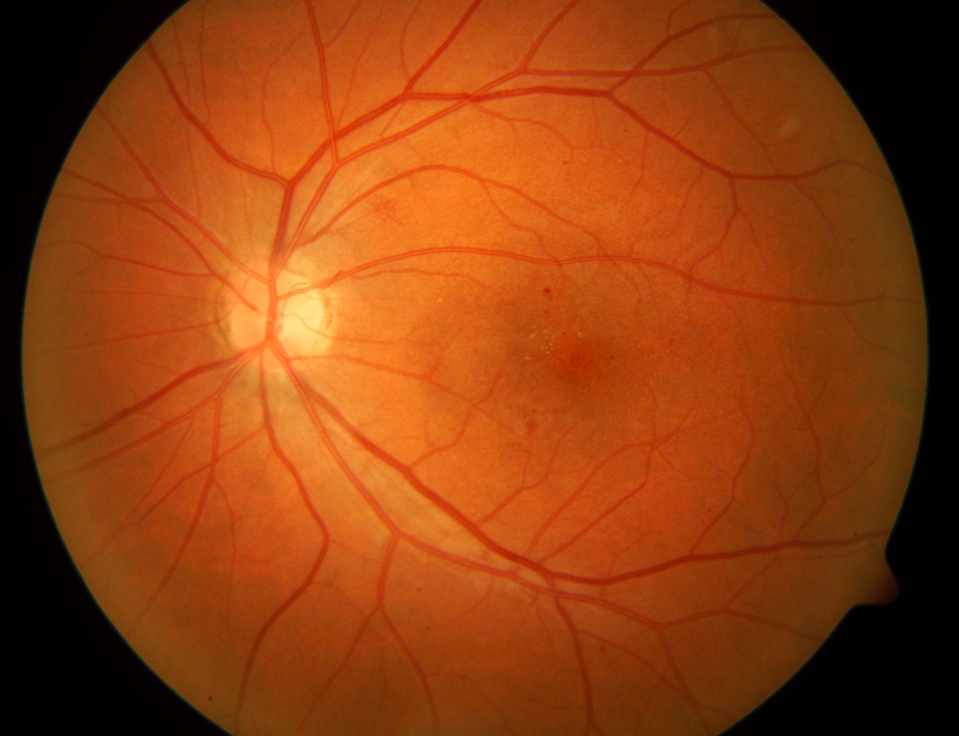
#> input picture MODEL_1_SVM/fundus.png, 959 x 736 px, shrunk from 1500 x 1152 before the run
$ python gabor.py   (older library calls are emulated)
#> lines starting #> are read from the running program, lines starting #| are printed output that depends on the picture
import numpy as np
import cv2

image = cv2.imread("fundus.png")
#> image is the input picture: shape (736, 959, 3); mean B, G, R 16, 63, 142.8
gray_fundus = cv2.cvtColor(image, cv2.COLOR_BGR2GRAY)
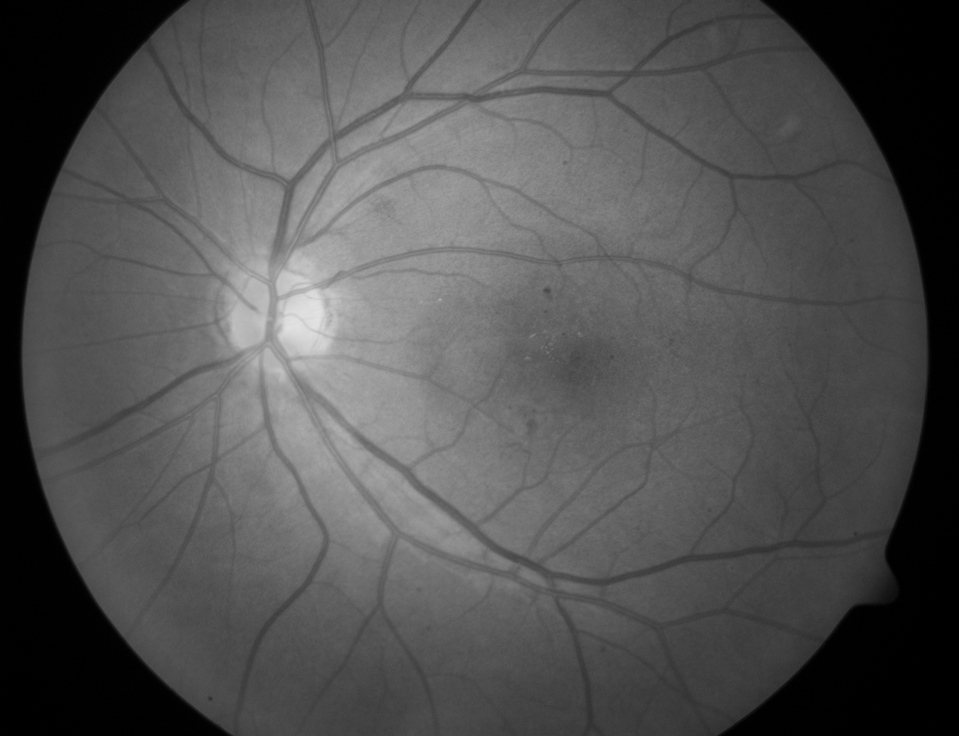
#> gray_fundus: shape (736, 959); min 0, max 227, mean 81.5
cv2.imshow("gray",gray_fundus)
g_kernel = cv2.getGaborKernel((51,51), 6.0, 150, 20.0, 0.5, 0, ktype=cv2.CV_32F)
filtered_img1 = cv2.filter2D(gray_fundus, cv2.CV_8UC3, g_kernel)
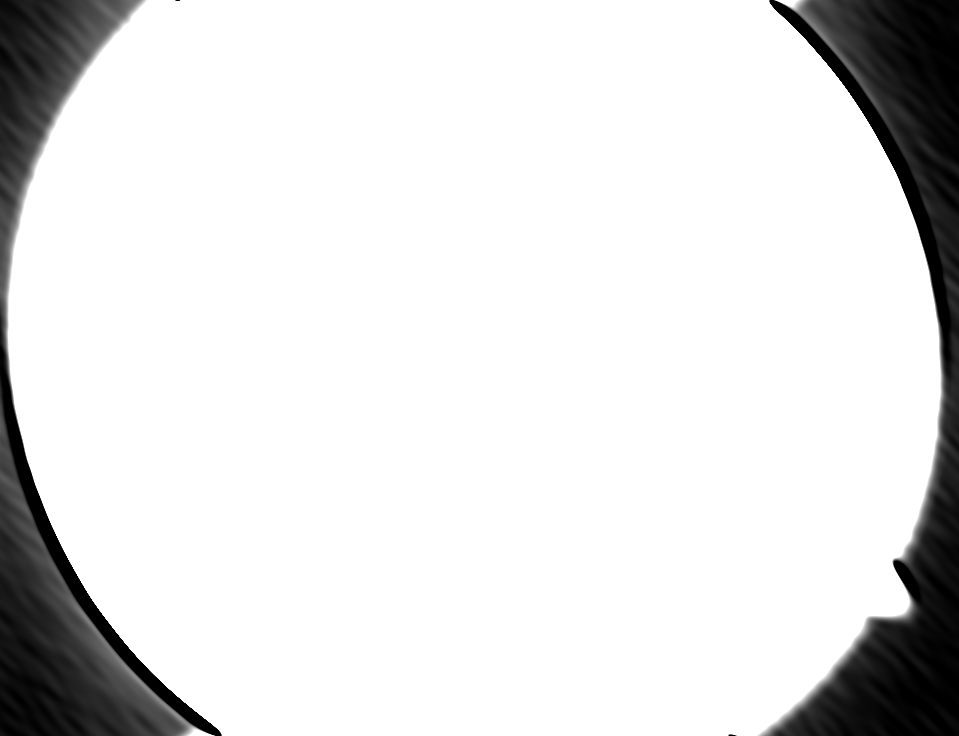
#> filtered_img1: shape (736, 959); min 0, max 255, mean 224.2
cv2.imshow("blood vessels", filtered_img1)
cv2.waitKey(0)

$ run again, with MODEL_1_SVM/1.jpeg saved as MODEL_1_SVM/fundus.png
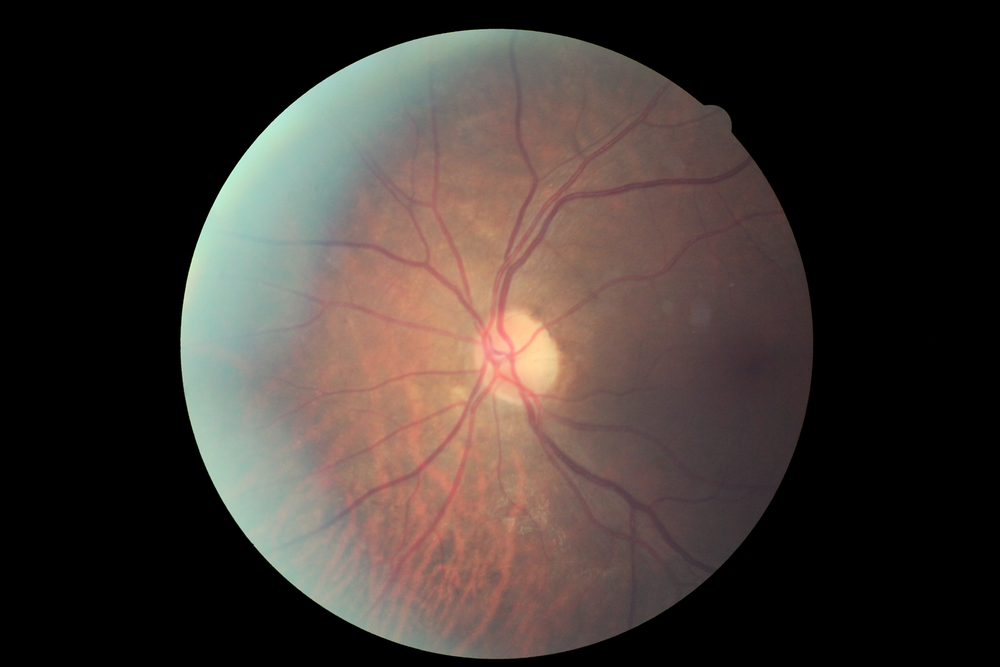
#> input picture MODEL_1_SVM/1.jpeg, 1000 x 667 px, shrunk from 4752 x 3168 before the run
#> image is the input picture: shape (667, 1000, 3); mean B, G, R 50, 54.6, 64.1
#> `gray_fundus = cv2.cvtColor(image, cv2.COLOR_BGR2GRAY)`:
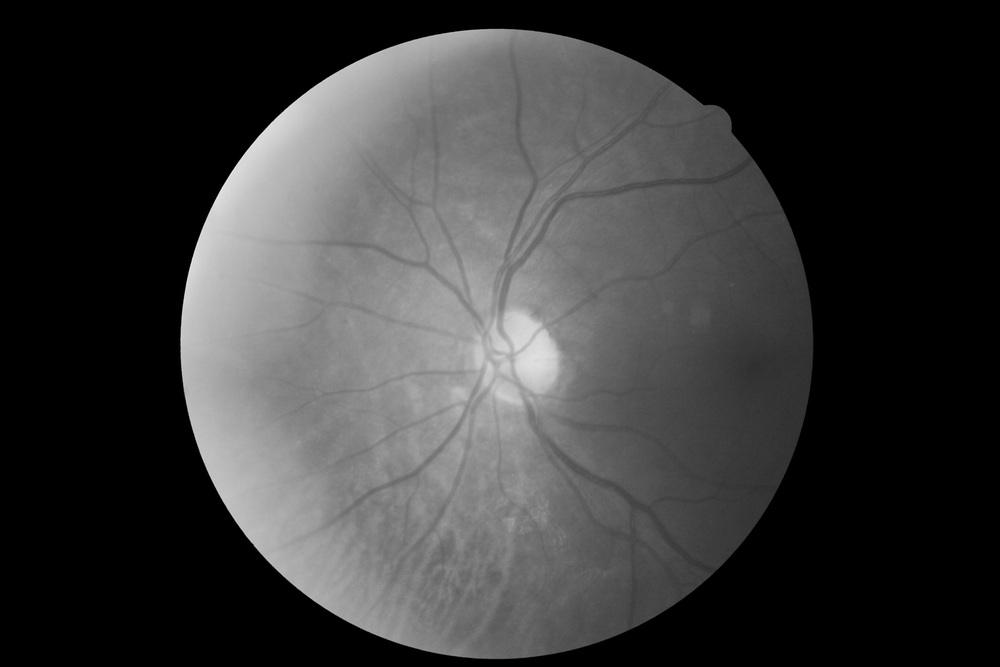
#> gray_fundus: shape (667, 1000); min 0, max 238, mean 56.9
#> `filtered_img1 = cv2.filter2D(gray_fundus, cv2.CV_8UC3, g_kernel)`:
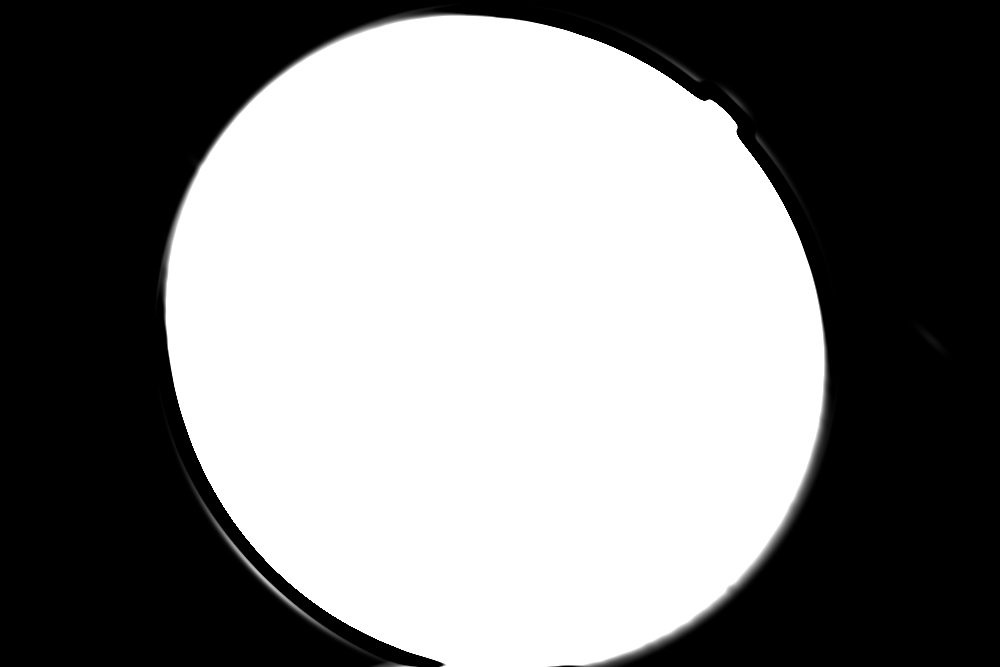
#> filtered_img1: shape (667, 1000); min 0, max 255, mean 130.9

$ run again, with MODEL_1_SVM/10.jpeg saved as MODEL_1_SVM/fundus.png
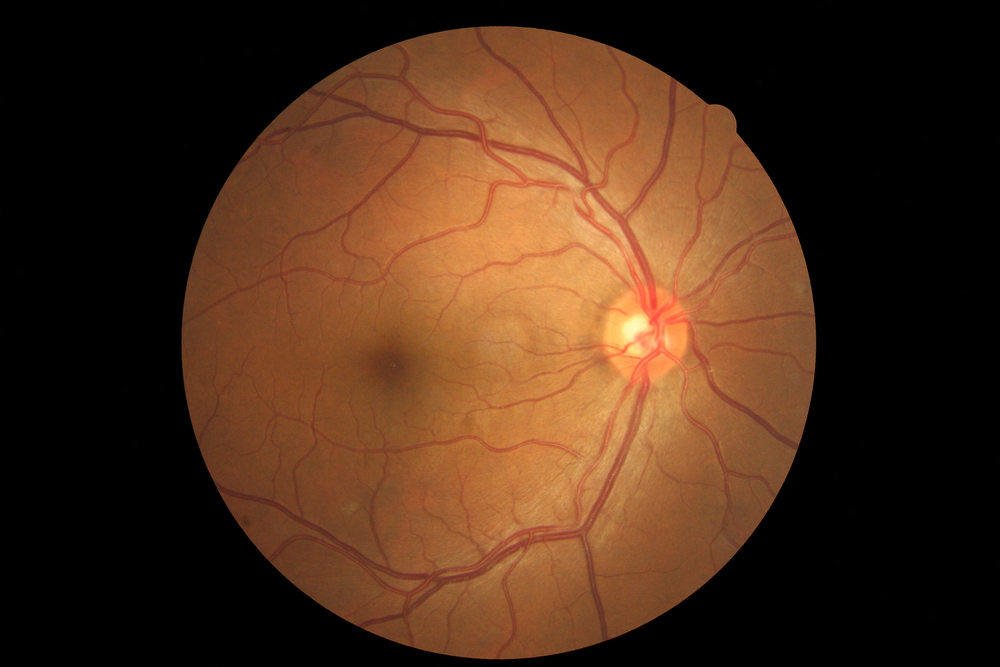
#> input picture MODEL_1_SVM/10.jpeg, 1000 x 667 px, shrunk from 3888 x 2592 before the run
#> image is the input picture: shape (667, 1000, 3); mean B, G, R 25.5, 45.4, 75.1
#> `gray_fundus = cv2.cvtColor(image, cv2.COLOR_BGR2GRAY)`:
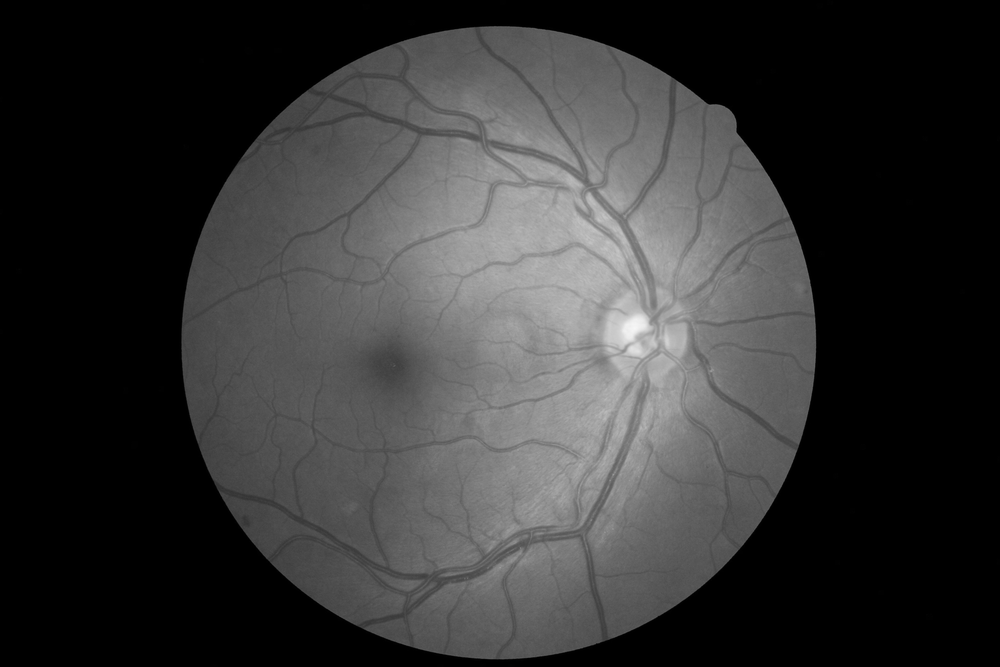
#> gray_fundus: shape (667, 1000); min 0, max 247, mean 52
#> `filtered_img1 = cv2.filter2D(gray_fundus, cv2.CV_8UC3, g_kernel)`:
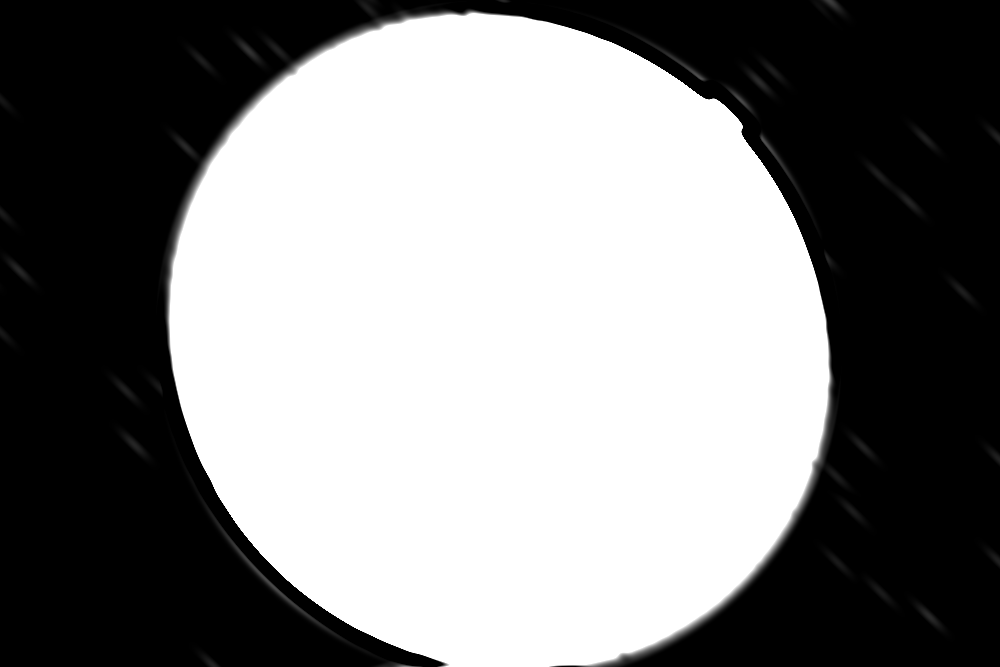
#> filtered_img1: shape (667, 1000); min 0, max 255, mean 131.6
